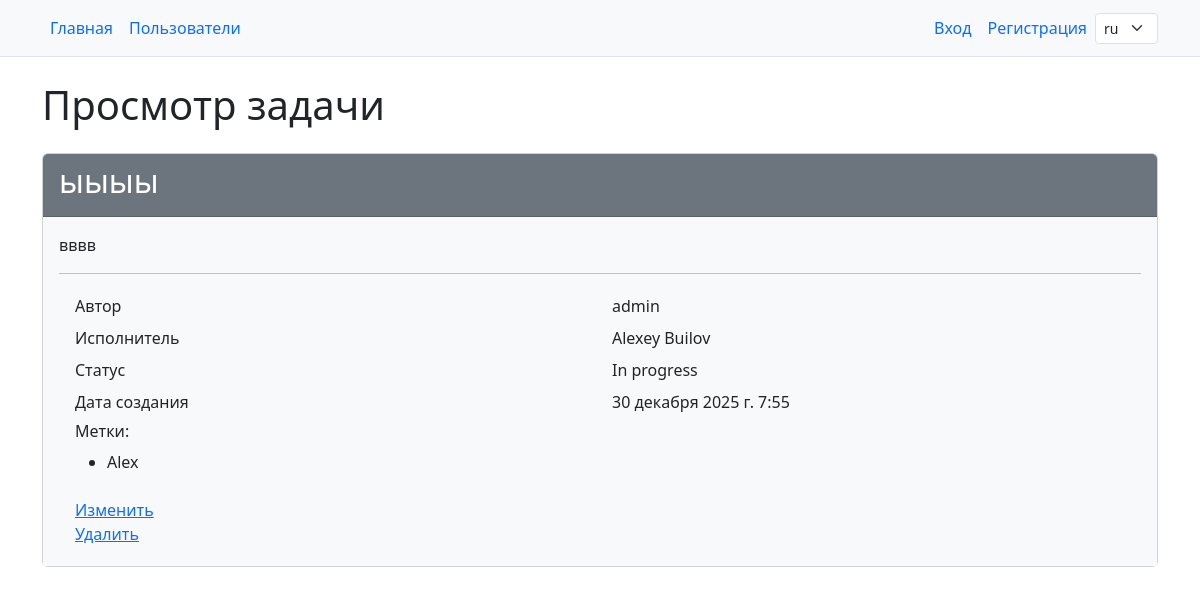
Page /tasks/5/show/ on the earlier database version.
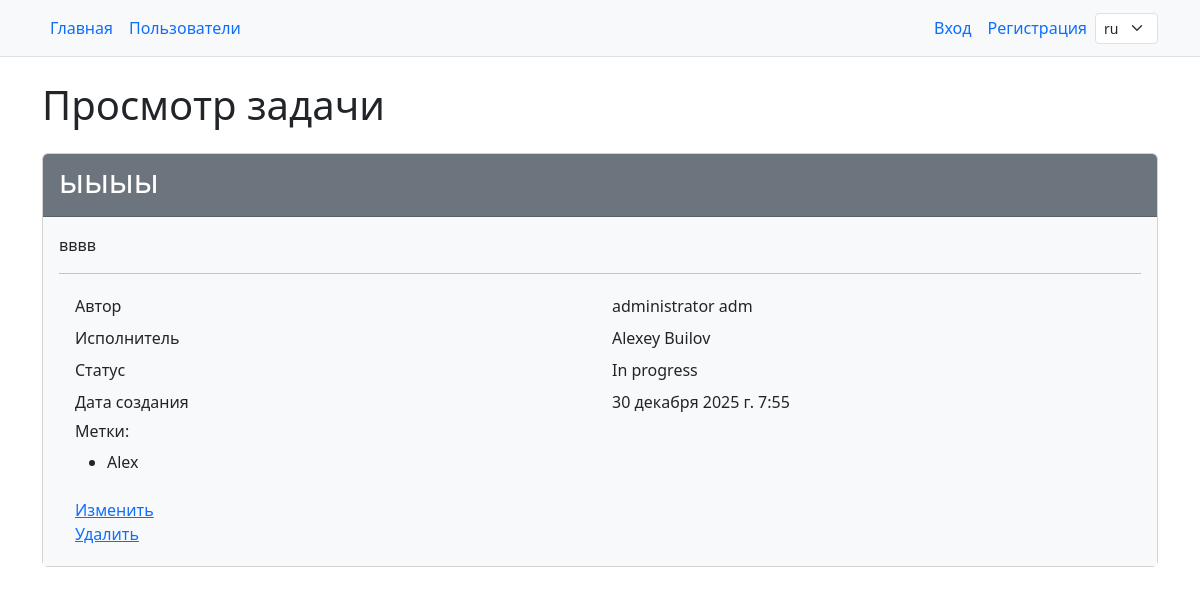
Same page on the later database version.
### task_manager/tasks/models.py (models this page shows, shortened)
class Task(models.Model):
    name = models.CharField(max_length=100, unique=True)
    description = models.TextField()
    created_at = models.DateTimeField(auto_now_add=True)
    author = models.ForeignKey(
        User,
        on_delete=models.PROTECT,
        related_name='created_tasks',
    )
    status = models.ForeignKey(
        TaskStatus,
        on_delete=models.PROTECT,
        related_name='tasks'
    )
    labels = models.ManyToManyField(
        Label,
        related_name='tasks',
        blank=True,
    )

### task_manager/statuses/models.py (models this page shows)
class TaskStatus(models.Model):
    name = models.CharField(max_length=100, unique=True)
    created_at = models.DateTimeField(auto_now_add=True)
    def __str__(self):
        return self.name

### task_manager/tasks/views.py (the view)
# urls.py: path('<int:pk>/show/', TasksDetailView.as_view(), name='show'),
class TasksDetailView(DetailView):
    model = Task
    template_name = "tasks/show.html"
    context_object_name = 'task'
    def get_context_data(self, **kwargs):
        context = super().get_context_data(**kwargs)
        executor = (
            TaskMembership.objects
            .filter(task=self.object, role="executor")
            .select_related("user")
            .first()
        )
        context["executor"] = (
            executor.user.get_full_name()
            if executor and executor.user.get_full_name()
            else executor.user.username if executor else ""
        )
        return context

### task_manager/templates/tasks/show.html
{% extends 'layout.html' %}
{% load i18n %}
{% block content %}
<div class="container wrapper flex-grow-1">
    <h1 class="my-4">{% trans "View task" %}</h1>
    <div class="card">
        <div class="card-header bg-secondary text-white">
            <h2>{{ task.name }}</h2>
        </div>
        <div class="card-body bg-light">
            <p>{{ task.description }}</p>
            <hr>
            <div class="container">
                <div class="row p-1">
                    <div class="col">{% trans "Author" %}</div>
                    <div class="col">{{ task.author.get_full_name|default:task.author.username }}</div>
                </div>
                <div class="row p-1">
                    <div class="col">{% trans "Executor" %}</div>
                    <div class="col">
                        {{ executor }}
                    </div>
                </div>
                <div class="row p-1">
                    <div class="col">{% trans "Status" %}</div>
                    <div class="col">{{ task.status }}</div>
                </div>
                <div class="row p-1">
                    <div class="col">{% trans "Create date" %}</div>
                    <div class="col">{{ task.created_at }}</div>
                </div>
                {% if task.labels%}
                <div class="row p-1">
                    <div class="col">
                        <h6>{% trans "Labels" %}:</h6>
                        <ul>
                            {% for lb in task.labels.all %}
                            <li>{{ lb.name }}</li>
                            {% endfor %}
                        </ul>
                    </div>
                </div>
                {% endif %}
                <div class="row p-1">
                    <div class="col">
                        <a href="{% url 'tasks:update' task.pk %}">{% trans "Edit" %}</a>
                        <br>
                        <a href="{% url 'tasks:delete' task.pk %}">{% trans "Remove" %}</a>
                    </div>
                </div>
            </div>
        </div>
    </div>
</div>
{% endblock %}

Differences in the rows shown:
changed through a linked row, Task "ыыыы": author.get_full_name "admin" → "administrator adm"
